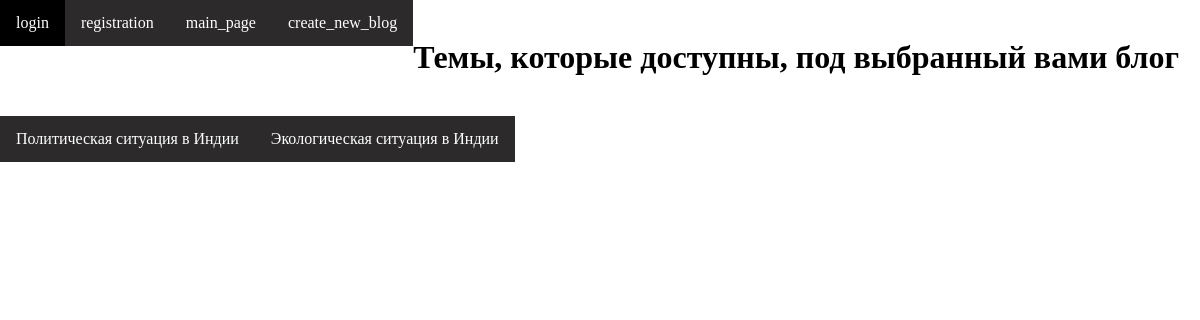
/topics4/, run on the app's committed database.
### myappArticles/models.py (models this page shows, shortened)
class Topic(models.Model):
    title = models.CharField(max_length = 255)
    description = models.TextField()
    userModels = models.ManyToManyField(UserModel)
    Articles = models.ManyToManyField(Article)
    class Meta:
        verbose_name = 'Тема'
        verbose_name_plural = 'Темы'

### myappArticles/views.py (the view)
# urls.py: path('topics<int:blog_id>/', include('myappArticles.urls_topics') ),
def topics(request,blog_id):
    topics= Topic.objects.filter(Articles = blog_id)
    context = {
        'topics':topics,
        'menu': menu
    }
    return render(request, 'myappAccount/topics.html', context=context)

### myappAccount/templates/myappAccount/topics.html
{%extends 'myappAccount/base.html'%}
{%block content%}
<br><h1>Темы, которые доступны, под выбранный вами блог</h1></br>
{%for topic in topics%}
<li><a href="{%url 'details' topic.id %}">{{topic.title}}</a></li>
{%endfor%}
{%endblock%}

### myappAccount/static/myappAccount/css/style.css (style rules this page uses)
html, body { margin:0; padding:0; }
li { list-style: none; float: left; }
li a { display: block; color: white; text-align: center; padding: 14px 16px; text-decoration: none; }
a { display: block; padding: 8px; background-color: #2c2a2a; }

### data on the page
Topic: title "Политическая ситуация в Индии"
Topic: title "Экологическая ситуация в Индии"

### other printed values
{{ elem.title }} "login" "registration" "main_page" "create_new_blog"
